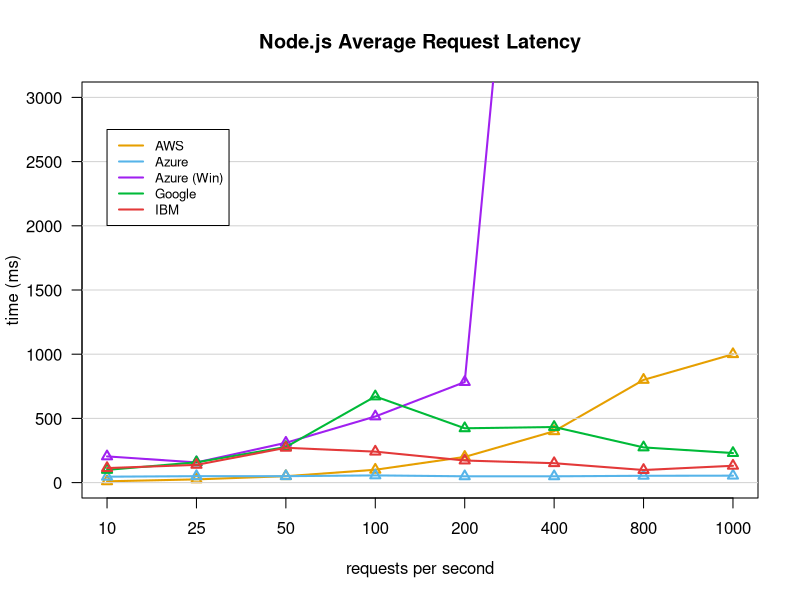

R code for this plot:
x <- read.csv("average_latency_all.csv",header=T,sep=",")
x <- t(x)
aws_node <- as.numeric(x[2,1:8])
azure_node <- as.numeric(x[6,1:8])
azure_win_node <- as.numeric(x[9,1:8])
google_node <- as.numeric(x[11,1:8])
ibm_node <- as.numeric(x[14,1:8])
#png(file = "plot_average_latency_node.png", width=800, height=800, units="px", pointsize=24)
pdf(file = "plot_average_latency_node.pdf", width=7, height=7)
plot(aws_node, type="o", pch=2, lwd=2, lty=1, col = "#E69F00", xlab = "requests per second", ylab = "time (ms)", main = "Node.js Average Request Latency",ylim=c(0,3000), xaxt="n", las=1)
axis(1, at=1:8, labels=c("10", "25", "50", "100", "200", "400", "800", "1000"))
grid (NULL,NULL,nx=0,col = "lightgray")
lines(azure_node,lty=1, type="o", pch=2, lwd=2, col = "#56B4E9")
lines(azure_win_node,lty=1, type="o", pch=2, lwd=2, col = "purple")
lines(google_node,lty=1, type="o", pch=2, lwd=2, col = "#00BA38")
lines(ibm_node,lty=1, type = "o", pch=2, lwd=2, col = "#E33939")
legend(1, 2750, legend=c("AWS", "Azure", "Azure (Win)", "Google", "IBM"),
col=c("#E69F00", "#56B4E9", "purple", "#00BA38", "#E33939"), lwd=2,
lty=c(1,1,1,1,1), cex=0.8, bg="white")

